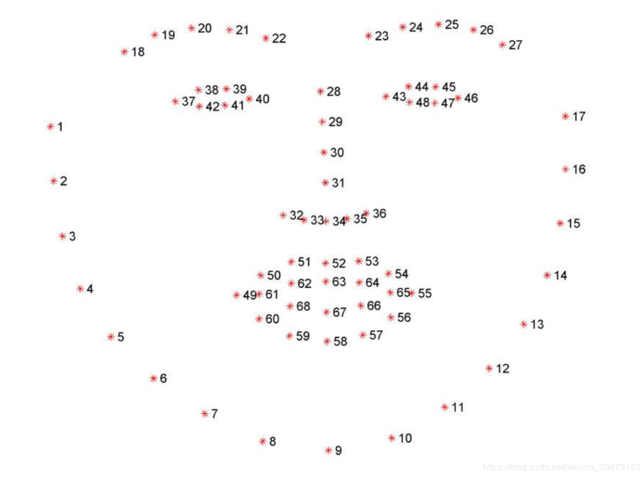
#> input picture arm_mediapipe/scripts/img/face_landmarks.png, 640 x 480 px, given in place of the camera
$ python Color_calibration.py
#> lines starting #> are read from the running program, lines starting #| are printed output that depends on the picture; after the words box and inside, x2 and y2 are one past the last pixel; in counts of white or black regions, pixels touching at a corner belong together
### transbot_program/scripts/Color_Common.py
#!/usr/bin/env python
# encoding: utf-8
import cv2 as cv
import numpy as np

# [8 lines left out: function write_HSV, not called in this run]


def read_HSV(rf_path):
    rf = open(rf_path, "r+")
    line = rf.readline()
    if len(line) == 0: return ()
    list = line.split(',')
    if len(list) != 6: return ()
    hsv = ((int(list[0]), int(list[1]), int(list[2])),
           (int(list[3]), int(list[4]), int(list[5])))
    rf.flush()
    return hsv

# 定义函数，第一个参数是缩放比例，第二个参数是需要显示的图片组成的元组或者列表
# Define the function, the first parameter is the zoom ratio, and the second parameter is a tuple or list of pictures to be displayed
def ManyImgs(scale, imgarray):
    rows = len(imgarray)  # 元组或者列表的长度
                          # Length of tuple or list
    cols = len(imgarray[0])  # 如果imgarray是列表，返回列表里第一幅图像的通道数，如果是元组，返回元组里包含的第一个列表的长度
                            #If imgarray is a list, return the number of channels of the first image in the list, if it is a tuple, return the length of the first list contained in the tuple

    # print("rows=", rows, "cols=", cols)
    # 判断imgarray[0]的类型是否是list
    # 是list，表明imgarray是一个元组，需要垂直显示
    #Determine whether the type of imgarray[0] is list，It is a list, indicating that imgarray is a tuple and needs to be displayed vertically
    rowsAvailable = isinstance(imgarray[0], list)
    # 第一张图片的宽高
    #The width and height of the first picture

    width = imgarray[0][0].shape[1]
    height = imgarray[0][0].shape[0]
    # print("width=", width, "height=", height)
    # 如果传入的是一个元组
    # If the incoming is a tuple
    if rowsAvailable:
        for x in range(0, rows):
            for y in range(0, cols):
                # 遍历元组，如果是第一幅图像，不做变换
                # Traverse the tuple, if it is the first image, do not transform
                if imgarray[x][y].shape[:2] == imgarray[0][0].shape[:2]:
                    imgarray[x][y] = cv.resize(imgarray[x][y], (0, 0), None, scale, scale)
                # 将其他矩阵变换为与第一幅图像相同大小，缩放比例为scale
                # Transform other matrices to the same size as the first image, and the zoom ratio is scale
                else:
                    imgarray[x][y] = cv.resize(imgarray[x][y], (imgarray[0][0].shape[1], imgarray[0][0].shape[0]), None,
                                               scale, scale)
                # 如果图像是灰度图，将其转换成彩色显示
                # If the image is grayscale, convert it to color display
                if len(imgarray[x][y].shape) == 2:
                    imgarray[x][y] = cv.cvtColor(imgarray[x][y], cv.COLOR_GRAY2BGR)
        # 创建一个空白画布，与第一张图片大小相同
        # Create a blank canvas, the same size as the first picture
        imgBlank = np.zeros((height, width, 3), np.uint8)
        hor = [imgBlank] * rows  # 与第一张图片大小相同，与元组包含列表数相同的水平空白图像
                                 # The same size as the first image, and the same number of horizontal blank images as the tuple contains the list
        for x in range(0, rows):
            # 将元组里第x个列表水平排列
            # Arrange the x-th list in the tuple horizontally
            hor[x] = np.hstack(imgarray[x])
        ver = np.vstack(hor)  # 将不同列表垂直拼接
                              # Concatenate different lists vertically

    # 如果传入的是一个列表
    # If the incoming is a list
    else:
        # 变换操作，与前面相同
        # Transformation operation, same as before
        for x in range(0, rows):
            if imgarray[x].shape[:2] == imgarray[0].shape[:2]:
                imgarray[x] = cv.resize(imgarray[x], (0, 0), None, scale, scale)
            else:
                imgarray[x] = cv.resize(imgarray[x], (imgarray[0].shape[1], imgarray[0].shape[0]), None, scale, scale)
            if len(imgarray[x].shape) == 2:
                imgarray[x] = cv.cvtColor(imgarray[x], cv.COLOR_GRAY2BGR)
        # 将列表水平排列
        # Arrange the list horizontally
        hor = np.hstack(imgarray)
        ver = hor
    return ver

class ColorFollow:
    def __init__(self):
        '''
        初始化一些参数
        Initialize some parameters
        '''
        self.binary = None
        self.Center_x = 0
        self.Center_y = 0
        self.Center_r = 0
        self.hsv_follow = "TransbotFollowHSV.text"
        self.hsv_tracker = "TransbotTrackerHSV.text"

    def get_position(self, rgb_img, hsv_msg, Function):
        height, width = rgb_img.shape[:2]
        img = rgb_img.copy()
        if Function=="Follow_Line": img[0:int(height / 2), 0:width] = 0
        # 检测轮廓点集
        # Detect contour point set
        (lowerb, upperb) = hsv_msg
        # 复制原始图像,避免处理过程中干扰
        # Copy the original image to avoid interference during processing
        color_mask = img.copy()
        # 将图像转换为HSV。
        # Convert the image to HSV
        hsv_img = cv.cvtColor(img, cv.COLOR_BGR2HSV)
        # 筛选出位于两个数组之间的元素。
        # Filter out the elements located between two arrays
        color = cv.inRange(hsv_img, lowerb, upperb)
        # 设置非掩码检测部分全为黑色
        #  Set the non-mask detection part to all black
        color_mask[color == 0] = [0, 0, 0]
        # 将图像转为灰度图
        # Convert image to grayscale
        gray_img = cv.cvtColor(color_mask, cv.COLOR_RGB2GRAY)
        # 获取不同形状的结构元素
        #  Get different shapes of structural elements
        kernel = cv.getStructuringElement(cv.MORPH_RECT, (5, 5))
        # 形态学闭操作
        # Morphological closing operation
        dst_img = cv.morphologyEx(gray_img, cv.MORPH_CLOSE, kernel)
        # 图像二值化操作
        # Image binarization operation
        ret, binary = cv.threshold(dst_img, 10, 255, cv.THRESH_BINARY)
        # 获取轮廓点集(坐标)
        # Get the set of contour points (coordinates)
        find_contours = cv.findContours(binary, cv.RETR_EXTERNAL, cv.CHAIN_APPROX_SIMPLE)
        if len(find_contours) == 3: contours = find_contours[1]
        else: contours = find_contours[0]
        if len(contours) != 0:
            areas = []
            for c in range(len(contours)): areas.append(cv.contourArea(contours[c]))
            max_id = areas.index(max(areas))
            max_rect = cv.minAreaRect(contours[max_id])
            max_box = cv.boxPoints(max_rect)
            max_box = np.int0(max_box)
            # 获取盒⼦顶点
            # Get box vertices
            box = cv.boxPoints(max_rect)
            # 转成long类型
            # Convert to long type
            box = np.int0(box)
            (color_x, color_y), color_radius = cv.minEnclosingCircle(max_box)
            # 将检测到的颜色用原形线圈标记出来
            # Mark the detected color with the original shape coil
            self.Center_x = int(color_x)
            self.Center_y = int(color_y)
            self.Center_r = int(color_radius)
            # 绘制最小矩形
            # Draw the smallest rectangle
            if Function == "Follow_Line": cv.drawContours(rgb_img, [box], 0, (255, 0, 0), 2)
            else: cv.circle(rgb_img, (self.Center_x, self.Center_y), self.Center_r, (255, 0, 255), 2)
            cv.circle(rgb_img, (self.Center_x, self.Center_y), 5, (255, 0, 255), -1)
        else:
            self.Center_x = 0
            self.Center_y = 0
            self.Center_r = 0
        return rgb_img, binary, (self.Center_x, self.Center_y,self.Center_r)

    # [53 lines left out: function Roi_hsv, not called in this run]

### transbot_program/scripts/Color_calibration.py
#!/usr/bin/env python
# encoding: utf-8
import time
from Color_Common import *

color_updateHSV = ColorFollow()
color_hsv = ((0, 85, 126), (9, 253, 255))
Hmin, Smin, Vmin = 0, 85, 126
Hmax, Smax, Vmax = 255, 9, 253

if __name__ == '__main__':
    capture = cv.VideoCapture(0)
    cv_edition = cv.__version__
    if cv_edition[0] == '3': capture.set(cv.CAP_PROP_FOURCC, cv.VideoWriter_fourcc(*'XVID'))
    else: capture.set(cv.CAP_PROP_FOURCC, cv.VideoWriter.fourcc('M', 'J', 'P', 'G'))
    capture.set(cv.CAP_PROP_FRAME_WIDTH, 640)
    capture.set(cv.CAP_PROP_FRAME_HEIGHT, 480)
    # 进入颜色校准
    color = 1
    if color == 1: hsv_text = color_updateHSV.hsv_follow
    else: hsv_text = color_updateHSV.hsv_tracker
    try: color_hsv = read_HSV(hsv_text)
    except Exception: print("Read HSV_config Error!!!")
    while capture.isOpened():
        start = time.time()
        ret, frame = capture.read()
#> frame is the input picture: shape (480, 640, 3); mean B, G, R 251.5, 251.5, 252
        action = cv.waitKey(10) & 0xFF
#> (key q is pressed here)
        color_hsv = ((Hmin, Smin, Vmin), (Hmax, Smax, Vmax))
        frame, binary, _ = color_updateHSV.get_position(frame, color_hsv, "None")
#> in get_position, `hsv_img = cv.cvtColor(img, cv.COLOR_BGR2HSV)`: hsv_img: shape (480, 640, 3); mean H, S, V 5.9, 1, 252.2
#> in get_position, `color = cv.inRange(hsv_img, lowerb, upperb)`: color: shape (480, 640); every value is 0
#> in get_position, `color_mask[color == 0] = [0, 0, 0]`: color_mask: shape (480, 640, 3); every value is 0
#> in get_position, `find_contours = cv.findContours(binary, cv.RETR_EXTERNAL, cv.CHAIN_APP..`: find_contours = 0 contours
#> in get_position, `else: contours = find_contours[0]`: contours = []
        if action == 32:
            cv.bitwise_not(frame, frame)
            write_HSV(hsv_text, color_hsv)
        end = time.time()
        fps = 1 / (end - start)
        text = "FPS : " + str(int(fps))
        cv.putText(frame, text, (30, 30), cv.FONT_HERSHEY_SIMPLEX, 0.6, (100, 200, 200), 1)
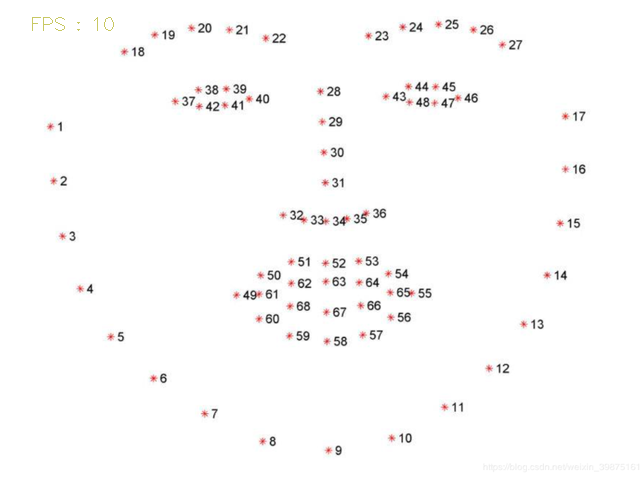
#> frame: shape (480, 640, 3); 0.05% of pixels changed, all inside (x1, y1, x2, y2) = (32, 17, 114, 31)
        if len(binary) != 0: cv.imshow('frame', ManyImgs(1, ([frame, binary])))
#> in ManyImgs, `rows = len(imgarray)`: rows = 2
#> in ManyImgs, `cols = len(imgarray[0])`: cols = 480
#> in ManyImgs, `rowsAvailable = isinstance(imgarray[0], list)`: rowsAvailable = False
#> after the loop in ManyImgs, `for x in range(0, rows):`: imgarray = 2 items
#> in ManyImgs, `hor = np.hstack(imgarray)`:
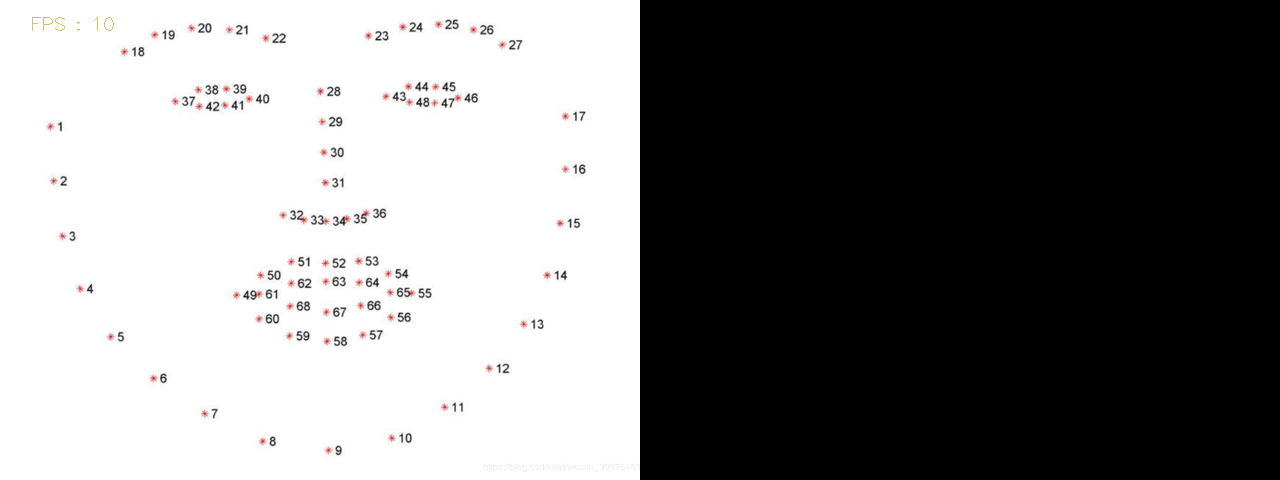
#> hor: shape (480, 1280, 3); mean of channels 0, 1, 2 125.7, 125.7, 126; drawn as B, G, R
        else:cv.imshow('frame', frame)
        # cv.imshow('frame', frame)
        if action == ord('q') or action == 113: break
    capture.release()
    cv.destroyAllWindows()

$ run again, on arm_mediapipe/scripts/img/hand_landmarks.png
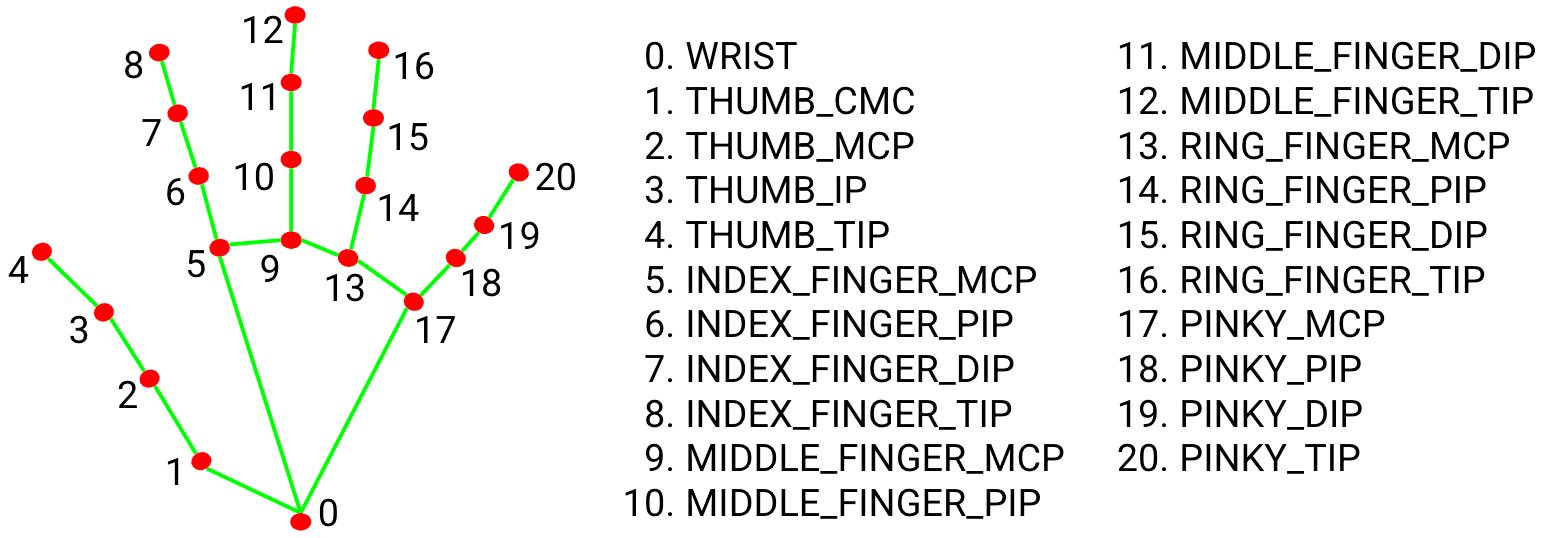
#> input picture arm_mediapipe/scripts/img/hand_landmarks.png, 1543 x 538 px, given in place of the camera
#> frame is the input picture: shape (538, 1543, 3); mean B, G, R 233.1, 234.9, 234.9
#> hsv_img: shape (538, 1543, 3); mean H, S, V 0.6, 3.7, 236.7
#> color: shape (538, 1543); every value is 0
#> color_mask: shape (538, 1543, 3); every value is 0
#> find_contours = 0 contours
#> contours = []
#> frame: shape (538, 1543, 3); 0.02% of pixels changed, all inside (x1, y1, x2, y2) = (32, 17, 102, 31)
#> rows = 2
#> cols = 538
#> rowsAvailable = False
#> after the loop in ManyImgs, `for x in range(0, rows):`: imgarray = 2 items
#> in ManyImgs, `hor = np.hstack(imgarray)`:
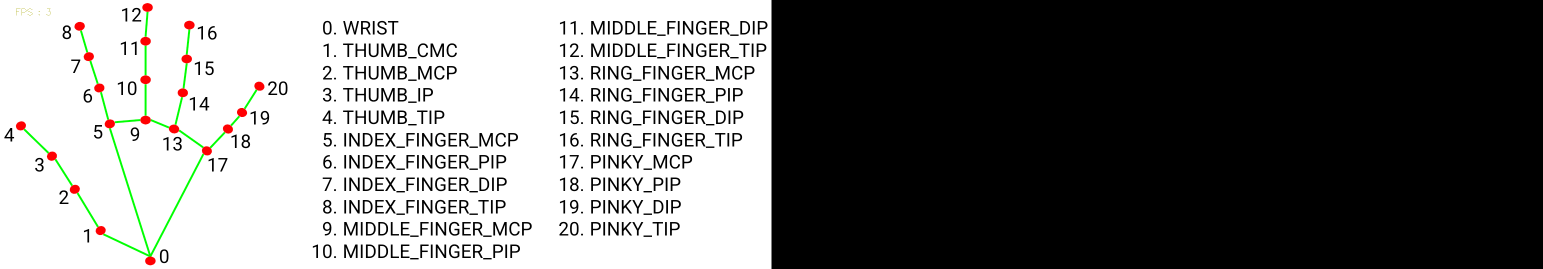
#> hor: shape (538, 3086, 3) (shown at 1/2 size); mean of channels 0, 1, 2 116.5, 117.5, 117.4; drawn as B, G, R

$ run again, on arm_mediapipe/scripts/img/pose_tracking_full_body_landmarks.png
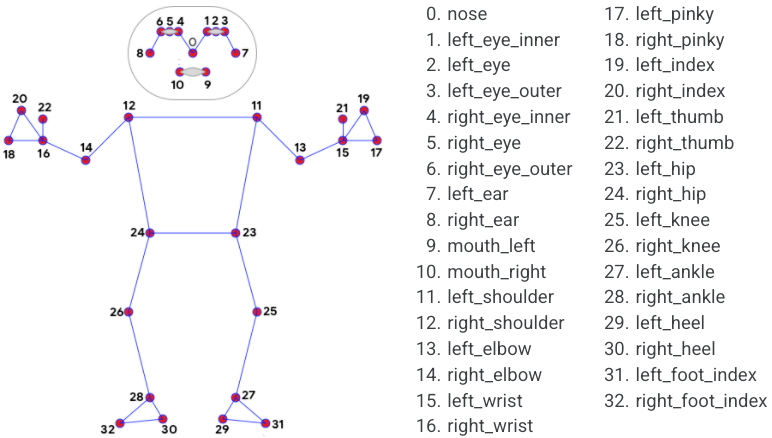
#> input picture arm_mediapipe/scripts/img/pose_tracking_full_body_landmarks.png, 772 x 438 px, given in place of the camera
#> frame is the input picture: shape (438, 772, 3); mean B, G, R 245.5, 244.2, 244.6
#> hsv_img: shape (438, 772, 3); mean H, S, V 10.1, 2.7, 245.9
#> color: shape (438, 772); every value is 0
#> color_mask: shape (438, 772, 3); every value is 0
#> find_contours = 0 contours
#> contours = []
#> `cv.putText(frame, text, (30, 30), cv.FONT_HERSHEY_SIMPLEX, 0.6, (100, ..`:
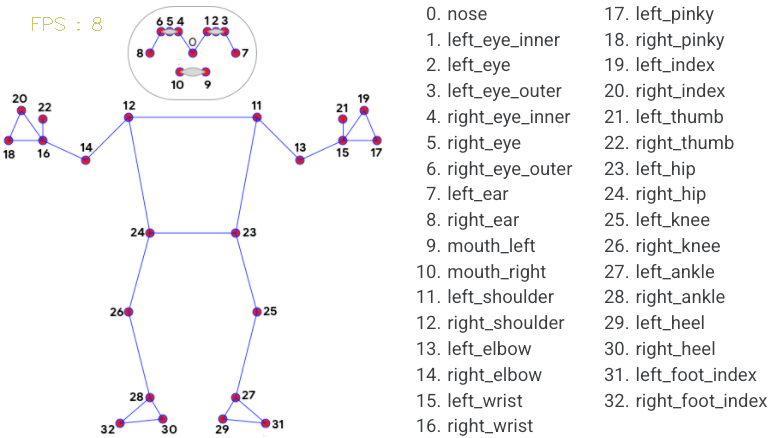
#> frame: shape (438, 772, 3); 0.04% of pixels changed, all inside (x1, y1, x2, y2) = (32, 17, 102, 31)
#> rows = 2
#> cols = 438
#> rowsAvailable = False
#> after the loop in ManyImgs, `for x in range(0, rows):`: imgarray = 2 items
#> in ManyImgs, `hor = np.hstack(imgarray)`:
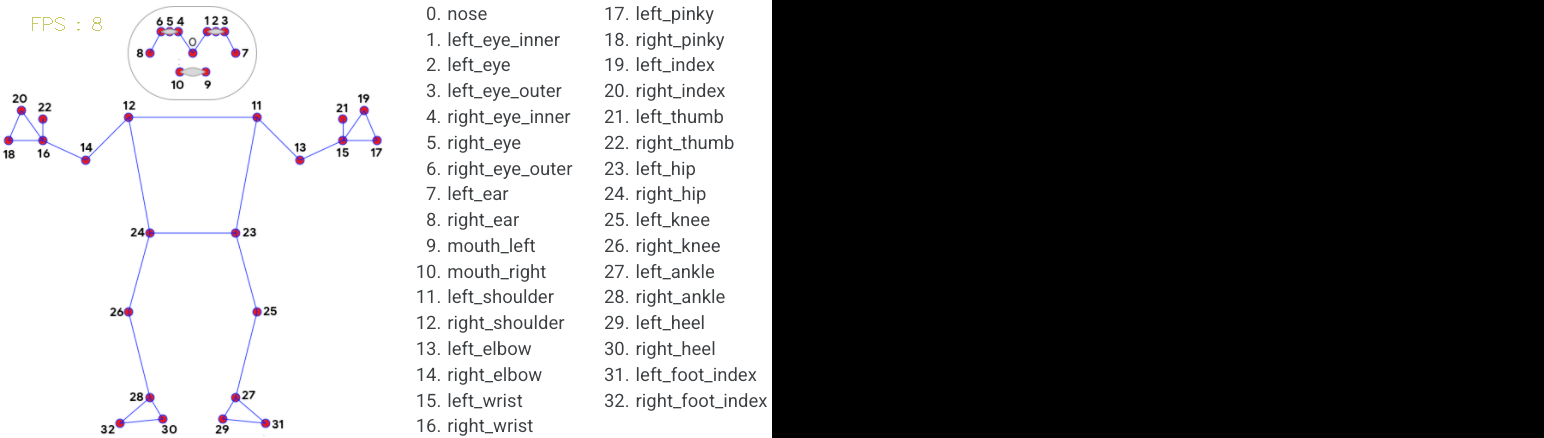
#> hor: shape (438, 1544, 3); mean of channels 0, 1, 2 122.7, 122.1, 122.3; drawn as B, G, R
